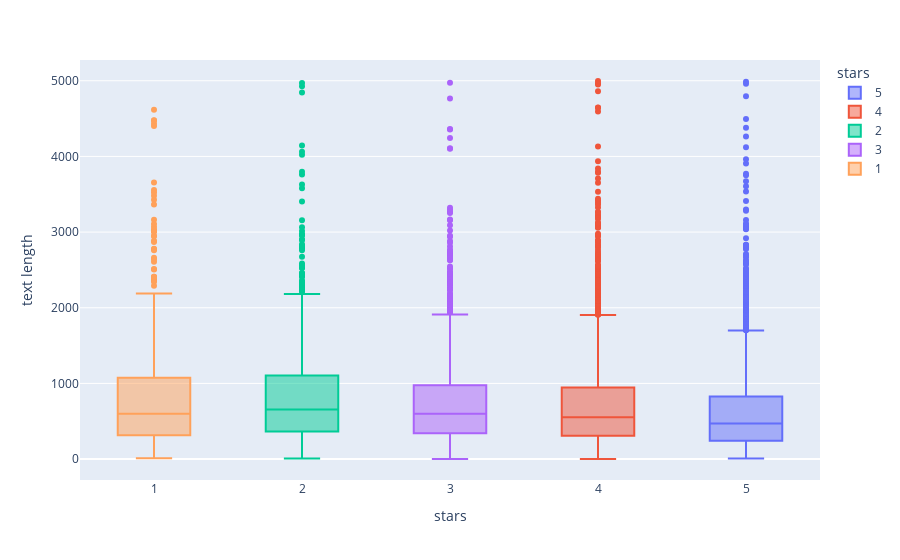

Here is the notebook cell this chart was saved with:
### Code cell
px.box(yelp,x='stars',y='text length',color='stars')

### Figure 1 — Plotly figure (JSON) as saved in the notebook; plotly's stock layout.template omitted (floating-point values rounded to 4 significant figures; data arrays with more than 128 entries replaced by an {"elided": "..."} marker saying what was removed)
{"data": [{"alignmentgroup": "True", "hovertemplate": "stars=%{x}<br>text length=%{y}<extra></extra>", "legendgroup": "5", "marker": {"color": "#636efa"}, "name": "5", "notched": false, "offsetgroup": "5", "orientation": "v", "showlegend": true, "type": "box", "x": {"elided": "3337 int values"}, "x0": " ", "xaxis": "x", "y": {"elided": "3337 int values"}, "y0": " ", "yaxis": "y"}, {"alignmentgroup": "True", "hovertemplate": "stars=%{x}<br>text length=%{y}<extra></extra>", "legendgroup": "4", "marker": {"color": "#EF553B"}, "name": "4", "notched": false, "offsetgroup": "4", "orientation": "v", "showlegend": true, "type": "box", "x": {"elided": "3526 int values"}, "x0": " ", "xaxis": "x", "y": {"elided": "3526 int values"}, "y0": " ", "yaxis": "y"}, {"alignmentgroup": "True", "hovertemplate": "stars=%{x}<br>text length=%{y}<extra></extra>", "legendgroup": "2", "marker": {"color": "#00cc96"}, "name": "2", "notched": false, "offsetgroup": "2", "orientation": "v", "showlegend": true, "type": "box", "x": {"elided": "927 int values"}, "x0": " ", "xaxis": "x", "y": {"elided": "927 int values"}, "y0": " ", "yaxis": "y"}, {"alignmentgroup": "True", "hovertemplate": "stars=%{x}<br>text length=%{y}<extra></extra>", "legendgroup": "3", "marker": {"color": "#ab63fa"}, "name": "3", "notched": false, "offsetgroup": "3", "orientation": "v", "showlegend": true, "type": "box", "x": {"elided": "1461 int values"}, "x0": " ", "xaxis": "x", "y": {"elided": "1461 int values"}, "y0": " ", "yaxis": "y"}, {"alignmentgroup": "True", "hovertemplate": "stars=%{x}<br>text length=%{y}<extra></extra>", "legendgroup": "1", "marker": {"color": "#FFA15A"}, "name": "1", "notched": false, "offsetgroup": "1", "orientation": "v", "showlegend": true, "type": "box", "x": {"elided": "749 int values"}, "x0": " ", "xaxis": "x", "y": {"elided": "749 int values"}, "y0": " ", "yaxis": "y"}], "layout": {"boxmode": "overlay", "legend": {"title": {"text": "stars"}, "tracegroupgap": 0}, "margin": {"t": 60}, "xaxis": {"anchor": "y", "categoryarray": [5, 4, 2, 3, 1], "categoryorder": "array", "domain": [0, 1], "title": {"text": "stars"}}, "yaxis": {"anchor": "x", "domain": [0, 1], "title": {"text": "text length"}}}}
